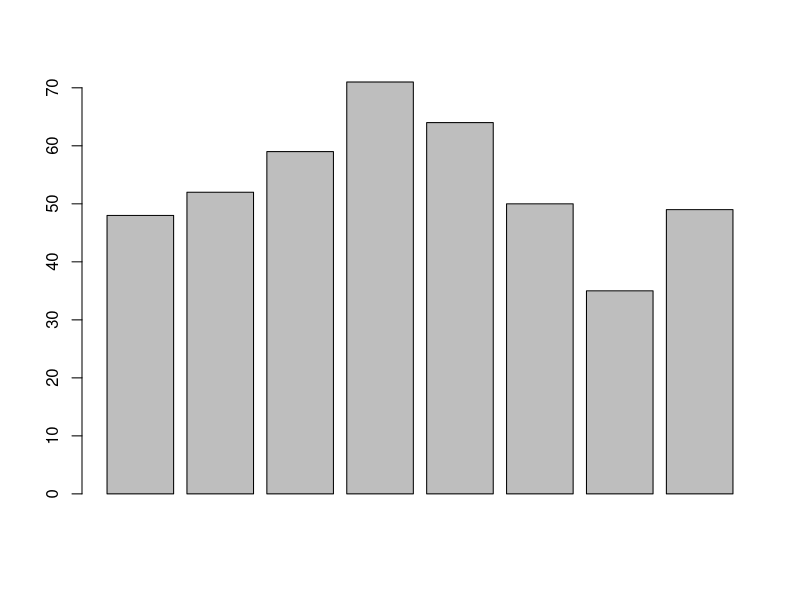

Write the R code that produced this figure.
# 2-1
data <- c(48, 52, 59, 71, 64, 50, 35, 49)
res <- chisq.test(data)
res
p.value.matrix <- pnorm(abs(res$stdres), lower.tail=FALSE)*2 
p.value.matrix

barplot(data)

# 2-2
data <- matrix(c(220-57, 266-48, 57, 48), 2, 2)
data
res <- chisq.test(data)
res
p.value.matrix <- pnorm(abs(res$stdres), lower.tail=FALSE)*2 
p.value.matrix

# 2-3
data <- matrix(c(90, 22, 2, 186), 2, 2)
data
chisq.test(data)

# 2-4
flu <- matrix(c(1, 15, 22, 62), 2, 2)
flu
chisq.test(flu)
